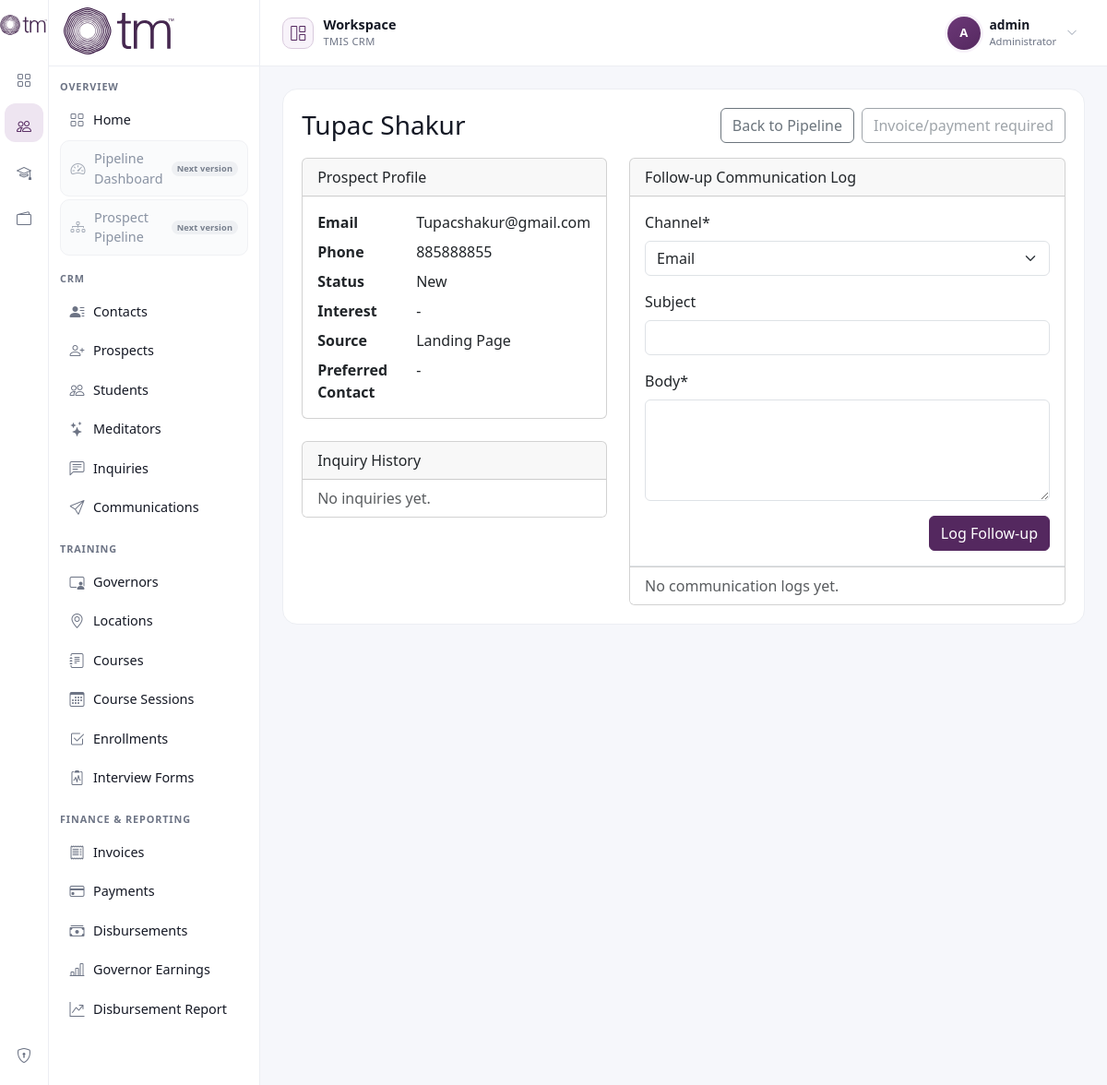
The page /pipeline/prospects/1268/ (signed in) on the database its author committed.
### core/models.py (models this page shows, shortened)
class TimeStampedModel(models.Model):
    created_at = models.DateTimeField(auto_now_add=True)
    updated_at = models.DateTimeField(auto_now=True)
    class Meta:
        abstract = True

class Prospect(TimeStampedModel):
    BAD_LEAD_ATTEMPT_THRESHOLD = 4
    uuid = models.UUIDField(default=uuid.uuid4, editable=False, unique=True)
    crm_reference = models.CharField(max_length=30, unique=True, editable=False)
    owner = models.ForeignKey(
        settings.AUTH_USER_MODEL,
        on_delete=models.CASCADE,
        related_name="owned_prospects",
        null=True,
        blank=True,
    )
    contact = models.OneToOneField(
        "Contact",
        on_delete=models.PROTECT,
        related_name="prospect",
        null=True,
        blank=True,
    )
    preferred_contact_method = models.CharField(
        max_length=30,
        choices=ContactMethod.choices,
        blank=True,
    )
    source = models.CharField(max_length=100, blank=True)
    status = models.CharField(
        max_length=20,
        choices=ProspectStatus.choices,
        default=ProspectStatus.NEW,
    )
    teacher = models.ForeignKey(
        "Teacher",
        on_delete=models.SET_NULL,
        null=True,
        blank=True,
        related_name="prospects",
    )
    course_interest = models.ForeignKey(
        "Course",
        on_delete=models.SET_NULL,
        null=True,
        blank=True,
        related_name="interested_prospects",
    )
    interest_level = models.CharField(
        max_length=10,
        choices=InterestLevel.choices,
        blank=True,
    )
    notes = models.TextField(blank=True)
    is_archived = models.BooleanField(default=False)
    converted_to_student = models.BooleanField(default=False)
    converted_student = models.ForeignKey(
        "Student",
        on_delete=models.SET_NULL,
        null=True,
        blank=True,
        related_name="source_prospects",
    )
    converted_at = models.DateTimeField(null=True, blank=True)
    class Meta:
        ordering = ["-created_at"]
        indexes = [
            models.Index(fields=["status"]),
            models.Index(fields=["is_archived"]),
            models.Index(fields=["created_at"]),
        ]
    @property
    def first_name(self) -> str:
        return self.contact.first_name if self.contact_id else ""
    @property
    def last_name(self) -> str:
        return self.contact.last_name if self.contact_id else ""
    @property
    def email(self) -> str:
        return self.contact.email if self.contact_id else ""
    @property
    def phone(self) -> str:
        return self.contact.phone_number if self.contact_id else ""

class Contact(TimeStampedModel):
    uuid = models.UUIDField(default=uuid.uuid4, editable=False, unique=True)
    crm_reference = models.CharField(max_length=30, unique=True, editable=False)
    first_name = models.CharField(max_length=100)
    last_name = models.CharField(max_length=100)
    email = models.EmailField(blank=True, null=True)
    phone_number = models.CharField(max_length=30, blank=True, null=True)
    date_of_birth = models.DateField(null=True, blank=True)
    address = models.TextField(blank=True)
    city = models.CharField(max_length=100, blank=True)
    province_state = models.CharField(max_length=100, blank=True)
    country = models.CharField(max_length=100, blank=True)
    class Meta:
        ordering = ["first_name", "last_name"]
        indexes = [
            models.Index(fields=["email"]),
            models.Index(fields=["phone_number"]),
        ]
        constraints = [
            models.UniqueConstraint(
                Lower("email"),
                condition=Q(email__isnull=False) & ~Q(email=""),
                name="unique_contact_email_ci_nonempty",
            )
        ]

### core/views.py (the view)
class ProspectPipelineDetailView(ProductLoginRequiredMixin, DetailView):
    model = Prospect
    template_name = "core/prospect_pipeline/prospect_detail.html"
    context_object_name = "prospect"
    def get_queryset(self):
        return get_user_scoped_prospect_queryset(self.request.user)
    def get_context_data(self, **kwargs):
        context = super().get_context_data(**kwargs)
        context.update(get_prospect_detail_context(self.object))
        if "follow_up_form" not in context:
            context["follow_up_form"] = ProspectFollowUpForm()
        return context

### core/templates/core/prospect_pipeline/prospect_detail.html (shortened to what this page needs)
{% extends "core/crud/base.html" %}
{% block content %}
<div class="d-flex justify-content-between align-items-center mb-3">
  <h1 class="h3 mb-0">{{ prospect.first_name }} {{ prospect.last_name }}</h1>
  <div class="d-flex gap-2">
    <a href="{% url 'core:prospect-pipeline-list' %}" class="btn btn-outline-secondary">Back to Pipeline</a>
    {% if is_converted %}
      <span class="btn btn-success disabled">Already Converted</span>
    {% elif conversion_eligibility.eligible %}
      <form method="post" action="{% url 'core:prospect-pipeline-convert' prospect.pk %}">
        {% csrf_token %}
        <button type="submit" class="btn btn-primary">Convert to Student</button>
      </form>
    {% else %}
      <span class="d-inline-block" tabindex="0" title="{{ conversion_eligibility.message }}">
        <button type="button" class="btn btn-outline-secondary" disabled aria-disabled="true">Invoice/payment required</button>
      </span>
    {% endif %}
  </div>
</div>
<div class="row g-4">
  <div class="col-lg-5">
    <div class="card mb-4">
      <div class="card-header">Prospect Profile</div>
      <div class="card-body">
        <dl class="row mb-0">
          <dt class="col-sm-4">Email</dt><dd class="col-sm-8">{{ prospect.email }}</dd>
          <dt class="col-sm-4">Phone</dt><dd class="col-sm-8">{{ prospect.phone|default:"-" }}</dd>
          <dt class="col-sm-4">Status</dt><dd class="col-sm-8">{{ prospect.get_status_display }}</dd>
          <dt class="col-sm-4">Interest</dt><dd class="col-sm-8">{{ prospect.get_interest_level_display|default:"-" }}</dd>
          <dt class="col-sm-4">Source</dt><dd class="col-sm-8">{{ prospect.source|default:"-" }}</dd>
          <dt class="col-sm-4">Preferred Contact</dt><dd class="col-sm-8">{{ prospect.get_preferred_contact_method_display|default:"-" }}</dd>
        </dl>
      </div>
    </div>
    <div class="card">
      <div class="card-header">Inquiry History</div>
      <div class="list-group list-group-flush">
        {% for inquiry in inquiries %}
          <div class="list-group-item">
            <div class="d-flex justify-content-between align-items-start">
              <div>
                <div class="fw-semibold">{{ inquiry.subject|default:"Inquiry" }}</div>
                <div class="small text-muted">{{ inquiry.inquiry_date }} via {{ inquiry.get_channel_display }} | {{ inquiry.get_status_display }}</div>
                <div class="mt-2">{{ inquiry.message|linebreaksbr }}</div>
              </div>
            </div>
          </div>
        {% empty %}
          <div class="list-group-item text-muted">No inquiries yet.</div>
        {% endfor %}
      </div>
    </div>
  </div>
  <div class="col-lg-7">
    {% include "core/prospect_pipeline/partials/communication_log.html" %}
  </div>
</div>
{% endblock %}

### core/templates/core/crud/base.html (shortened to what this page needs)
<!DOCTYPE html>
{% load static %}
<html lang="en">
<head>
  <link
    href="https://cdn.jsdelivr.net/npm/bootstrap@5.3.3/dist/css/bootstrap.min.css"
    rel="stylesheet"
  >
  <link
    rel="stylesheet"
    href="https://cdn.jsdelivr.net/npm/bootstrap-icons@1.11.3/font/bootstrap-icons.min.css"
  >
</head>
<body>
  <div class="crm-layout d-flex">
    <aside class="icon-rail d-none d-lg-flex flex-column align-items-center py-3 position-sticky top-0 vh-100">
      <a class="mb-4 d-inline-flex justify-content-center" href="{% url 'core:home' %}" title="TMIS">
        <img src="{% static 'core/images/tmis-logo.svg' %}" alt="TMIS CRM" class="brand-mark">
      </a>
      <nav class="d-flex flex-column align-items-center gap-2">
        <a class="icon-link{% if request.path == '/' %} active{% endif %}" href="{% url 'core:home' %}" title="Home">
          <i class="bi bi-grid"></i>
        </a>
        <a class="icon-link{% if '/pipeline/' in request.path or '/prospects/' in request.path or '/students/' in request.path or '/inquiries/' in request.path or '/communications/' in request.path or '/contacts/' in request.path %} active{% endif %}" href="{% url 'core:prospect-list' %}" title="CRM">
          <i class="bi bi-people"></i>
        </a>
        <a class="icon-link" href="{% url 'core:teacher-list' %}" title="Training">
          <i class="bi bi-mortarboard"></i>
        </a>
        <a class="icon-link{% if '/invoices/' in request.path or '/payments/' in request.path or '/disbursements/' in request.path or '/reporting/' in request.path %} active{% endif %}" href="{% url 'core:invoice-list' %}" title="Finance">
          <i class="bi bi-wallet2"></i>
        </a>
      </nav>
      <div class="mt-auto d-flex flex-column align-items-center gap-2">
        {% if request.user.is_staff %}
          <a class="icon-link" href="/admin/" title="Admin">
            <i class="bi bi-shield-lock"></i>
          </a>
        {% endif %}
      </div>
    </aside>
    <aside class="main-sidebar d-none d-lg-flex flex-column position-sticky top-0 vh-100">
      <div class="sidebar-header px-3 d-flex align-items-center">
        <div>
          <img src="{% static 'core/images/tmis-logo.svg' %}" alt="TMIS CRM" class="sidebar-logo mb-1">
        </div>
      </div>
      <nav class="main-nav">
        {% include "core/crud/partials/sidebar_nav.html" %}
      </nav>
    </aside>
    <main class="content-shell">
      <div class="desktop-account-bar d-none d-lg-flex">
        <div class="workspace-context" aria-label="Current workspace">
          <span class="workspace-context-icon" aria-hidden="true"><i class="bi bi-grid-1x2"></i></span>
          <span>
            <span class="workspace-context-title">Workspace</span>
            <span class="workspace-context-label">TMIS CRM</span>
          </span>
        </div>
        {% if request.user.is_authenticated %}
          <div class="dropdown">
            <button class="account-menu-toggle dropdown-toggle" type="button" data-bs-toggle="dropdown" aria-expanded="false" aria-label="Open account menu for {{ request.user.get_username }}">
              <span class="account-avatar" aria-hidden="true">{{ request.user.get_username|first }}</span>
              <span class="account-menu-identity">
                <span class="account-menu-name">{{ request.user.get_full_name|default:request.user.get_username }}</span>
                <span class="account-menu-role">
                  {% if request.user.is_superuser %}Administrator{% elif request.user.is_staff %}Staff account{% else %}Account{% endif %}
                </span>
              </span>
              <i class="bi bi-chevron-down account-menu-chevron" aria-hidden="true"></i>
            </button>
          </div>
        {% else %}
          <a class="btn btn-outline-primary btn-sm" href="{% url 'core:login' %}?next={{ request.path|urlencode }}">Login</a>
        {% endif %}
      </div>
      <div class="content-card">
        {% block content %}{% endblock %}
      </div>
    </main>
  </div>
</body>
</html>

### rows shown on the page
Prospect: first_name "Tupac", last_name "Shakur", email "Tupacshakur@gmail.com", phone "885888855", status "New", interest_level "-", source "Landing Page", preferred_contact_method "-"

### other values the page prints
{{ request.user.get_username|first }} "A"
{{ request.user.get_full_name|default:request.user.get_username }} "admin"
